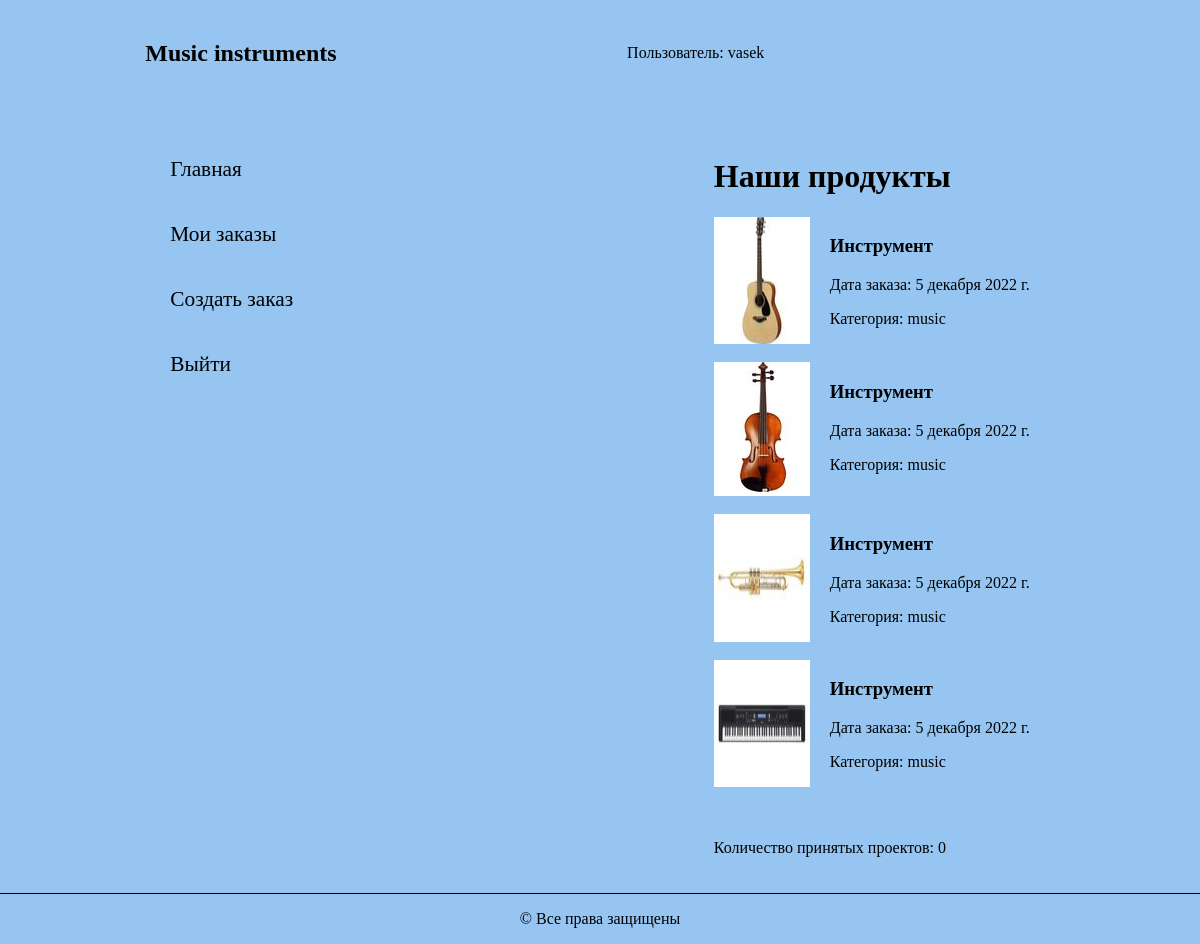
The page /studio/ (signed in) on the database its author committed.
### studio/models.py (models this page shows, shortened)
class User(AbstractUser):
    name = models.CharField(max_length=200, verbose_name='Имя', blank=False, validators=[
        RegexValidator(
            regex='^[А-Яа-я -]*$',
            message='Имя пользователя должно состоять из кириллицы',
            code='invalid_username'
        ),
    ])
    surname = models.CharField(max_length=200, verbose_name='Фамилия', blank=False, validators=[
        RegexValidator(
            regex='^[А-Яа-я -]*$',
            message='Фамилия пользователя должно состоять из кириллицы',
            code='invalid_username'
        ),
    ])
    patronymic = models.CharField(max_length=200, verbose_name='Отчество', blank=True, validators=[
        RegexValidator(
            regex='^[А-Яа-я -]*$',
            message='Отчество пользователя должно состоять из кириллицы',
            code='invalid_username'
        ),
    ])
    username = models.CharField(max_length=200, verbose_name='Логин', unique=True, blank=False, validators=[
        RegexValidator(
            regex='^[A-Za-z -]*$',
            message='Имя пользователя должно состоять только из латиницы',
            code='invalid_username'
        ),
    ])
    email = models.EmailField(max_length=200, verbose_name='Почта', unique=True, blank=False)
    password = models.CharField(max_length=200, verbose_name='Пароль', blank=False)
    role = models.CharField(max_length=200, verbose_name='Роль',
                            choices=(('admin', 'Администратор'), ('user', 'Пользователь')), default='user')
    USERNAME_FIELD = 'username'
    class Meta:
        ordering = ['name']

class Order(models.Model):
    day_add = models.DateField(null=True, blank=True)
    name = models.CharField(max_length=200, verbose_name='Имя', blank=False)
    summary = models.TextField(max_length=1000, help_text="Описание", blank=False)
    category = models.ForeignKey('category', help_text="Выбор категории", on_delete=models.CASCADE, blank=False)
    photo_file = models.ImageField(max_length=200, upload_to=get_name_file, blank=False, null=True,
                                   validators=[FileExtensionValidator(allowed_extensions=['png', 'jpg', 'jpeg'])])
    customer_order = models.ForeignKey('user', on_delete=models.SET_NULL, null=True, blank=True)
    comment = models.TextField(max_length=1000, help_text="Комментарий", blank=True)
    img = models.ImageField(max_length=200, upload_to=get_name_file, blank=True, null=True,
                                   validators=[FileExtensionValidator(allowed_extensions=['png', 'jpg', 'jpeg'])])
    LOAN_STATUS = (
        ('n', 'Новая'),
        ('a', 'Принято в работу'),
        ('c', 'Выполнено'),
    )
    status = models.CharField(max_length=1, choices=LOAN_STATUS, blank=True, default='n')
    class Meta:
        ordering = ["status"]
        permissions = (("can_mark_returned", "Установите статус заказа"),)

class Category(MPTTModel):
    title = models.CharField(max_length=50, unique=True, verbose_name='Название')
    parent = TreeForeignKey('self', on_delete=models.PROTECT, null=True, blank=True, related_name='children',
                            db_index=True, verbose_name='Родительская категория')
    slug = models.SlugField()
    class MPTTMeta:
        order_insertion_by = ['title']
    class Meta:
        unique_together = [['parent', 'slug']]
        verbose_name = 'Категория'
        verbose_name_plural = 'Категории'
    def __str__(self):
        return self.title

### studio/views.py (the view)
# urls.py: path('', views.index, name='index'),
def index(request):
    num_order = Order.objects.filter(status__exact='c')[:4]
    num_status = Order.objects.filter(status__exact='a').count()
    return render(
        request,
        'index.html',
        context={'num_order': num_order, 'num_status': num_status},
    )

### studio/templates/index.html (shortened to what this page needs)
{% load static %}
{% load thumbnail %}
<!DOCTYPE html>
<html lang="ru">
<head>
    <link rel="stylesheet" media="screen" type="text/css" href="{% static 'css/style.css' %}">
</head>
<body>
<header>
    <h2>Music instruments</h2>
    <span class="user">
             Пользователь: {{ user.get_username }}
            </span>
</header>
<div>
    <div class="mein">
        <div class="link">
            <a href="{% url 'index'  %}">Главная</a>
            {% if user.is_authenticated and not user.is_staff %}
            <a href="{% url 'my-order' %}">Мои заказы</a>
            <a href="{% url 'order-create' %}">Создать заказ</a>
            <a href="{% url 'logout'%}?next={{request.path}}">Выйти</a>
            {% endif %}
        </div>
        <div class="content">
            <h1>Наши продукты</h1>
            {% for order in num_order %}
            <div class="info_index">
                <img src="{% thumbnail order.photo_file 'index' %}" alt="Картинка">
                <div class="info_text">
                    <h3>Инструмент</h3>
                    <p>Дата заказа: {{ order.day_add }}</p>
                    <p>Категория: {{ order.category}}</p>
                </div>
            </div>
            <br>
            {% endfor %}
            <br>
            <p>Количество принятых проектов: {{ num_status }}</p>
        </div>
    </div>
</div>
<footer>
    <p>&copy; Все права защищены</p>
</footer>
</body>
</html>

### studio/static/css/style.css (style rules this page uses)
body { margin: 0 auto; max-width: 1200px; background-color: #95c5f0; }
header { display: flex; align-items: center; justify-content: space-around; margin-top: 20px; margin-bottom: 20px; }
.mein { display: flex; justify-content: space-around; margin-top: 50px; }
.link { display: flex; flex-direction: column; margin-right: 40px; }
.content { margin-left: 40px; }
.link > a { font-size: 16pt; margin-top: 20px; margin-bottom: 20px; text-decoration: none; color: black; }
footer { display: flex; align-items: center; justify-content: space-around; border-top: 1px solid black; margin-top: 20px; }
.info_index { display: flex; }
.info_text { margin-left: 20px; }

### rows shown on the page
User: get_username "vasek"
Order: photo_file (picture), day_add "5 декабря 2022 г.", category "music"
Order: photo_file (picture), day_add "5 декабря 2022 г.", category "music"
Order: photo_file (picture), day_add "5 декабря 2022 г.", category "music"
Order: photo_file (picture), day_add "5 декабря 2022 г.", category "music"

### other values the page prints
{{ num_status }} "0"
